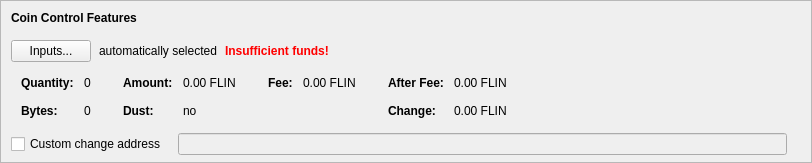
    <widget class="QFrame" name="frameCoinControl">
     <property name="sizePolicy">
      <sizepolicy hsizetype="Expanding" vsizetype="Expanding">
       <horstretch>0</horstretch>
       <verstretch>0</verstretch>
      </sizepolicy>
     </property>
     <property name="maximumSize">
      <size>
       <width>16777215</width>
       <height>16777215</height>
      </size>
     </property>
     <property name="frameShape">
      <enum>QFrame::StyledPanel</enum>
     </property>
     <property name="frameShadow">
      <enum>QFrame::Sunken</enum>
     </property>
     <layout class="QVBoxLayout" name="verticalLayoutCoinControl2">
      <property name="spacing">
       <number>0</number>
      </property>
      <property name="leftMargin">
       <number>0</number>
      </property>
      <property name="topMargin">
       <number>0</number>
      </property>
      <property name="rightMargin">
       <number>0</number>
      </property>
      <property name="bottomMargin">
       <number>6</number>
      </property>
      <item>
       <layout class="QVBoxLayout" name="verticalLayoutCoinControl" stretch="0,0,0,0,1">
        <property name="spacing">
         <number>0</number>
        </property>
        <property name="leftMargin">
         <number>10</number>
        </property>
        <property name="topMargin">
         <number>10</number>
        </property>
        <item>
         <layout class="QHBoxLayout" name="horizontalLayoutCoinControl1">
          <property name="bottomMargin">
           <number>15</number>
          </property>
          <item>
           <widget class="QLabel" name="labelCoinControlFeatures">
            <property name="sizePolicy">
             <sizepolicy hsizetype="Preferred" vsizetype="Maximum">
              <horstretch>0</horstretch>
              <verstretch>0</verstretch>
             </sizepolicy>
            </property>
            <property name="font">
             <font>
              <weight>75</weight>
              <bold>true</bold>
             </font>
            </property>
            <property name="styleSheet">
             <string notr="true">font-weight:bold;</string>
            </property>
            <property name="text">
             <string>Coin Control Features</string>
            </property>
           </widget>
          </item>
         </layout>
        </item>
        <item>
         <layout class="QHBoxLayout" name="horizontalLayoutCoinControl2" stretch="0,0,0,0">
          <property name="spacing">
           <number>8</number>
          </property>
          <property name="bottomMargin">
           <number>10</number>
          </property>
          <item>
           <widget class="QPushButton" name="pushButtonCoinControl">
            <property name="styleSheet">
             <string notr="true"/>
            </property>
            <property name="text">
             <string>Inputs...</string>
            </property>
            <property name="autoDefault">
             <bool>false</bool>
            </property>
           </widget>
          </item>
          <item>
           <widget class="QLabel" name="labelCoinControlAutomaticallySelected">
            <property name="text">
             <string>automatically selected</string>
            </property>
            <property name="margin">
             <number>5</number>
            </property>
           </widget>
          </item>
          <item>
           <widget class="QLabel" name="labelCoinControlInsuffFunds">
            <property name="font">
             <font>
              <weight>75</weight>
              <bold>true</bold>
             </font>
            </property>
            <property name="styleSheet">
             <string notr="true">color:red;font-weight:bold;</string>
            </property>
            <property name="text">
             <string>Insufficient funds!</string>
            </property>
            <property name="margin">
             <number>5</number>
            </property>
           </widget>
          </item>
          <item>
           <spacer name="horizontalSpacerCoinControl">
            <property name="orientation">
             <enum>Qt::Horizontal</enum>
            </property>
            <property name="sizeHint" stdset="0">
             <size>
              <width>40</width>
              <height>1</height>
             </size>
            </property>
           </spacer>
          </item>
         </layout>
        </item>
        <item>
         <widget class="QWidget" name="widgetCoinControl" native="true">
          <property name="sizePolicy">
           <sizepolicy hsizetype="Preferred" vsizetype="Preferred">
            <horstretch>0</horstretch>
            <verstretch>0</verstretch>
           </sizepolicy>
          </property>
          <property name="minimumSize">
           <size>
            <width>0</width>
            <height>0</height>
           </size>
          </property>
          <property name="styleSheet">
           <string notr="true"/>
          </property>
          <layout class="QHBoxLayout" name="horizontalLayoutCoinControl5">
           <property name="leftMargin">
            <number>0</number>
           </property>
           <property name="topMargin">
            <number>0</number>
           </property>
           <property name="rightMargin">
            <number>0</number>
           </property>
           <property name="bottomMargin">
            <number>0</number>
           </property>
           <item>
            <layout class="QHBoxLayout" name="horizontalLayoutCoinControl3" stretch="0,0,0,1">
             <property name="spacing">
              <number>20</number>
             </property>
             <property name="topMargin">
              <number>0</number>
             </property>
             <property name="bottomMargin">
              <number>10</number>
             </property>
             <item>
              <layout class="QFormLayout" name="formLayoutCoinControl1">
               <property name="horizontalSpacing">
                <number>10</number>
               </property>
               <property name="verticalSpacing">
                <number>14</number>
               </property>
               <property name="leftMargin">
                <number>10</number>
               </property>
               <property name="topMargin">
                <number>4</number>
               </property>
               <property name="rightMargin">
                <number>6</number>
               </property>
               <item row="0" column="0">
                <widget class="QLabel" name="labelCoinControlQuantityText">
                 <property name="font">
                  <font>
                   <weight>75</weight>
                   <bold>true</bold>
                  </font>
                 </property>
                 <property name="text">
                  <string>Quantity:</string>
                 </property>
                 <property name="margin">
                  <number>0</number>
                 </property>
                </widget>
               </item>
               <item row="0" column="1">
                <widget class="QLabel" name="labelCoinControlQuantity">
                 <property name="cursor">
                  <cursorShape>IBeamCursor</cursorShape>
                 </property>
                 <property name="contextMenuPolicy">
                  <enum>Qt::ActionsContextMenu</enum>
                 </property>
                 <property name="text">
                  <string notr="true">0</string>
                 </property>
                 <property name="margin">
                  <number>0</number>
                 </property>
                 <property name="textInteractionFlags">
                  <set>Qt::LinksAccessibleByMouse|Qt::TextSelectableByKeyboard|Qt::TextSelectableByMouse</set>
                 </property>
                </widget>
               </item>
               <item row="1" column="0">
                <widget class="QLabel" name="labelCoinControlBytesText">
                 <property name="font">
                  <font>
                   <weight>75</weight>
                   <bold>true</bold>
                  </font>
                 </property>
                 <property name="text">
                  <string>Bytes:</string>
                 </property>
                </widget>
               </item>
               <item row="1" column="1">
                <widget class="QLabel" name="labelCoinControlBytes">
                 <property name="cursor">
                  <cursorShape>IBeamCursor</cursorShape>
                 </property>
                 <property name="contextMenuPolicy">
                  <enum>Qt::ActionsContextMenu</enum>
                 </property>
                 <property name="text">
                  <string notr="true">0</string>
                 </property>
                 <property name="textInteractionFlags">
                  <set>Qt::LinksAccessibleByMouse|Qt::TextSelectableByKeyboard|Qt::TextSelectableByMouse</set>
                 </property>
                </widget>
               </item>
              </layout>
             </item>
             <item>
              <layout class="QFormLayout" name="formLayoutCoinControl2">
               <property name="horizontalSpacing">
                <number>10</number>
               </property>
               <property name="verticalSpacing">
                <number>14</number>
               </property>
               <property name="leftMargin">
                <number>6</number>
               </property>
               <property name="topMargin">
                <number>4</number>
               </property>
               <property name="rightMargin">
                <number>6</number>
               </property>
               <item row="0" column="0">
                <widget class="QLabel" name="labelCoinControlAmountText">
                 <property name="font">
                  <font>
                   <weight>75</weight>
                   <bold>true</bold>
                  </font>
                 </property>
                 <property name="text">
                  <string>Amount:</string>
                 </property>
                 <property name="margin">
                  <number>0</number>
                 </property>
                </widget>
               </item>
               <item row="0" column="1">
                <widget class="QLabel" name="labelCoinControlAmount">
                 <property name="cursor">
                  <cursorShape>IBeamCursor</cursorShape>
                 </property>
                 <property name="contextMenuPolicy">
                  <enum>Qt::ActionsContextMenu</enum>
                 </property>
                 <property name="text">
                  <string notr="true">0.00 FLIN</string>
                 </property>
                 <property name="textInteractionFlags">
                  <set>Qt::LinksAccessibleByMouse|Qt::TextSelectableByKeyboard|Qt::TextSelectableByMouse</set>
                 </property>
                </widget>
               </item>
               <item row="1" column="0">
                <widget class="QLabel" name="labelCoinControlLowOutputText">
                 <property name="font">
                  <font>
                   <weight>75</weight>
                   <bold>true</bold>
                  </font>
                 </property>
                 <property name="text">
                  <string>Dust:</string>
                 </property>
                </widget>
               </item>
               <item row="1" column="1">
                <widget class="QLabel" name="labelCoinControlLowOutput">
                 <property name="cursor">
                  <cursorShape>IBeamCursor</cursorShape>
                 </property>
                 <property name="contextMenuPolicy">
                  <enum>Qt::ActionsContextMenu</enum>
                 </property>
                 <property name="text">
                  <string notr="true">no</string>
                 </property>
                 <property name="textInteractionFlags">
                  <set>Qt::LinksAccessibleByMouse|Qt::TextSelectableByKeyboard|Qt::TextSelectableByMouse</set>
                 </property>
                </widget>
               </item>
              </layout>
             </item>
             <item>
              <layout class="QFormLayout" name="formLayoutCoinControl3">
               <property name="horizontalSpacing">
                <number>10</number>
               </property>
               <property name="verticalSpacing">
                <number>14</number>
               </property>
               <property name="leftMargin">
                <number>6</number>
               </property>
               <property name="topMargin">
                <number>4</number>
               </property>
               <property name="rightMargin">
                <number>6</number>
               </property>
               <item row="0" column="0">
                <widget class="QLabel" name="labelCoinControlFeeText">
                 <property name="font">
                  <font>
                   <weight>75</weight>
                   <bold>true</bold>
                  </font>
                 </property>
                 <property name="text">
                  <string>Fee:</string>
                 </property>
                 <property name="margin">
                  <number>0</number>
                 </property>
                </widget>
               </item>
               <item row="0" column="1">
                <widget class="QLabel" name="labelCoinControlFee">
                 <property name="cursor">
                  <cursorShape>IBeamCursor</cursorShape>
                 </property>
                 <property name="contextMenuPolicy">
                  <enum>Qt::ActionsContextMenu</enum>
                 </property>
                 <property name="text">
                  <string notr="true">0.00 FLIN</string>
                 </property>
                 <property name="textInteractionFlags">
                  <set>Qt::LinksAccessibleByMouse|Qt::TextSelectableByKeyboard|Qt::TextSelectableByMouse</set>
                 </property>
                </widget>
               </item>
              </layout>
             </item>
             <item>
              <layout class="QFormLayout" name="formLayoutCoinControl4">
               <property name="horizontalSpacing">
                <number>10</number>
               </property>
               <property name="verticalSpacing">
                <number>14</number>
               </property>
               <property name="leftMargin">
                <number>6</number>
               </property>
               <property name="topMargin">
                <number>4</number>
               </property>
               <property name="rightMargin">
                <number>6</number>
               </property>
               <item row="0" column="0">
                <widget class="QLabel" name="labelCoinControlAfterFeeText">
                 <property name="font">
                  <font>
                   <weight>75</weight>
                   <bold>true</bold>
                  </font>
                 </property>
                 <property name="text">
                  <string>After Fee:</string>
                 </property>
                 <property name="margin">
                  <number>0</number>
                 </property>
                </widget>
               </item>
               <item row="0" column="1">
                <widget class="QLabel" name="labelCoinControlAfterFee">
                 <property name="cursor">
                  <cursorShape>IBeamCursor</cursorShape>
                 </property>
                 <property name="contextMenuPolicy">
                  <enum>Qt::ActionsContextMenu</enum>
                 </property>
                 <property name="text">
                  <string notr="true">0.00 FLIN</string>
                 </property>
                 <property name="textInteractionFlags">
                  <set>Qt::LinksAccessibleByMouse|Qt::TextSelectableByKeyboard|Qt::TextSelectableByMouse</set>
                 </property>
                </widget>
               </item>
               <item row="1" column="0">
                <widget class="QLabel" name="labelCoinControlChangeText">
                 <property name="font">
                  <font>
                   <weight>75</weight>
                   <bold>true</bold>
                  </font>
                 </property>
                 <property name="text">
                  <string>Change:</string>
                 </property>
                </widget>
               </item>
               <item row="1" column="1">
                <widget class="QLabel" name="labelCoinControlChange">
                 <property name="cursor">
                  <cursorShape>IBeamCursor</cursorShape>
                 </property>
                 <property name="contextMenuPolicy">
                  <enum>Qt::ActionsContextMenu</enum>
                 </property>
                 <property name="text">
                  <string notr="true">0.00 FLIN</string>
                 </property>
                 <property name="textInteractionFlags">
                  <set>Qt::LinksAccessibleByMouse|Qt::TextSelectableByKeyboard|Qt::TextSelectableByMouse</set>
                 </property>
                </widget>
               </item>
              </layout>
             </item>
            </layout>
           </item>
          </layout>
         </widget>
        </item>
        <item>
         <layout class="QHBoxLayout" name="horizontalLayoutCoinControl4" stretch="0,0,0">
          <property name="spacing">
           <number>12</number>
          </property>
          <property name="sizeConstraint">
           <enum>QLayout::SetDefaultConstraint</enum>
          </property>
          <property name="topMargin">
           <number>5</number>
          </property>
          <property name="rightMargin">
           <number>5</number>
          </property>
          <item>
           <widget class="QCheckBox" name="checkBoxCoinControlChange">
            <property name="toolTip">
             <string>If this is activated, but the change address is empty or invalid, change will be sent to a newly generated address.</string>
            </property>
            <property name="text">
             <string>Custom change address</string>
            </property>
           </widget>
          </item>
          <item>
           <widget class="QValidatedLineEdit" name="lineEditCoinControlChange">
            <property name="enabled">
             <bool>false</bool>
            </property>
            <property name="sizePolicy">
             <sizepolicy hsizetype="Expanding" vsizetype="Fixed">
              <horstretch>0</horstretch>
              <verstretch>0</verstretch>
             </sizepolicy>
            </property>
           </widget>
          </item>
          <item>
           <widget class="QLabel" name="labelCoinControlChangeLabel">
            <property name="sizePolicy">
             <sizepolicy hsizetype="Preferred" vsizetype="Expanding">
              <horstretch>0</horstretch>
              <verstretch>0</verstretch>
             </sizepolicy>
            </property>
            <property name="minimumSize">
             <size>
              <width>0</width>
              <height>0</height>
             </size>
            </property>
            <property name="text">
             <string/>
            </property>
            <property name="margin">
             <number>3</number>
            </property>
           </widget>
          </item>
         </layout>
        </item>
        <item>
         <spacer name="verticalSpacerCoinControl">
          <property name="orientation">
           <enum>Qt::Vertical</enum>
          </property>
          <property name="sizeHint" stdset="0">
           <size>
            <width>800</width>
            <height>1</height>
           </size>
          </property>
         </spacer>
        </item>
       </layout>
      </item>
     </layout>
    </widget>
